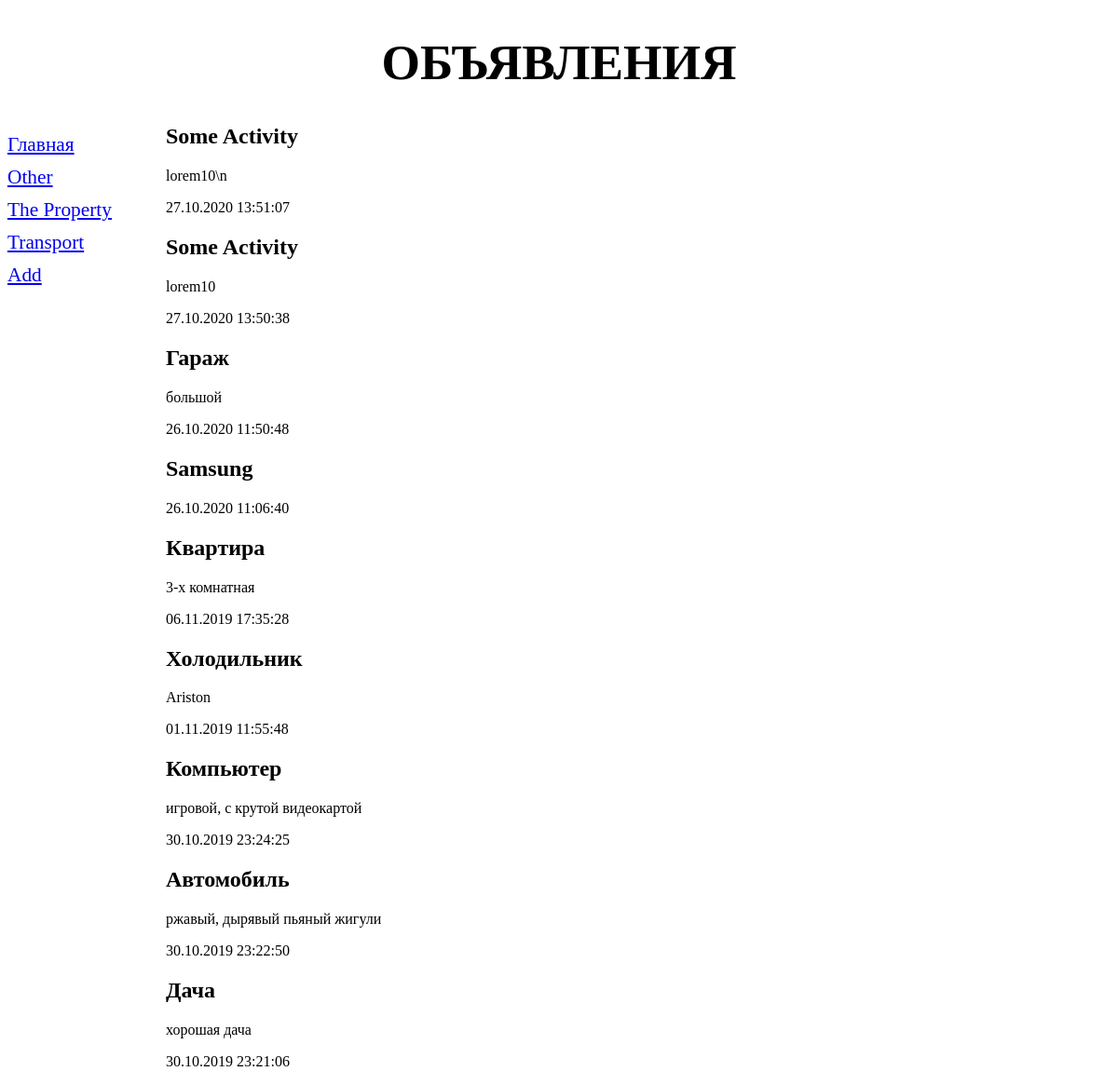
/bboard/, run on the app's committed database.
### bboard/models.py (models this page shows, shortened)
class Rubric(models.Model): # модель рубрики
    name = models.CharField(max_length=20, db_index=True, verbose_name = 'Name')
    class Meta:
        verbose_name_plural = 'Rubrics'
        verbose_name = 'Rubric'
        ordering = ['name']

class Bb(models.Model):
    title = models.CharField(max_length=50, verbose_name='Title')
    content = models.TextField(null=True, blank=True, verbose_name='Discribtion')
    price = models.FloatField(null=True, blank=True, verbose_name='Price')
    published = models.DateTimeField(auto_now_add=True, db_index=True, verbose_name='Published')
    rubric = models.ForeignKey('Rubric', null=True,     # поле внешнего
    on_delete=models.PROTECT, verbose_name='Rubric')    # ключа
    class Meta:
        verbose_name_plural = 'Callboards'  # во множественном числе
        verbose_name = 'Callboard'          # в единственном числе
        ordering = ['-published']   # сортировка записей:

### bboard/views.py (the view)
# urls.py: path('', index, name='index'),
def index(request): # контроллер-функция
    bbs = Bb.objects.order_by('-published')
    rubrics = Rubric.objects.all()
    context = {'bbs': bbs, 'rubrics': rubrics}
    return render(request, 'bboard/index.html', context)

### bboard/templates/bboard/index.html
{% extends "layout/basic.html" %}
{% block content %}
{% for bb in bbs %}
<div class="boards">
    <h2>{{ bb.title }}</h2>
    <p>{{ bb.content }}</p>
    <p>{{ bb.published|date:"d.m.Y H:i:s" }}</p>
</div>
{% endfor %}
{% endblock %}

### bboard/templates/layout/basic.html (shortened to what this page needs)
{% load static %}
<!DOCTYPE html>
<html lang="en">
<head>
    <link rel="stylesheet" type="text/css" href="{% static 'bboard/style.css' %}">
</head>
<body>
    <header>
        <h1>Объявления</h1>
    </header>
    <nav>
        <a href="{% url 'index' %}">Главная</a>
        {% for rubric in rubrics %}
        <a href="{% url 'by_rubric' rubric.pk %}">{{ rubric.name }}</a>
        {% endfor %}
        <a href="{% url 'add' %}">Add</a>
    </nav>
    <section>
        {% block content %}
        {% endblock %}
    </section>
</body>
</html>

### bboard/static/bboard/style.css (style rules this page uses)
header h1 { font-size: 40pt; text-transform: uppercase; text-align: center; background: url('bg.jpg') left / auto 100% no-repeat; }
nav { font-size: 16pt; width: 150px; float: left; }
nav a { display: block; margin: 10px 0px; }
section { margin-left: 170px; }

### data on the page
Rubric: name "Other"
Rubric: name "The Property"
Rubric: name "Transport"
Bb: title "Some Activity", content "lorem10\\n", published "27.10.2020 13:51:07"
Bb: title "Some Activity", content "lorem10", published "27.10.2020 13:50:38"
Bb: title "Гараж", content "большой", published "26.10.2020 11:50:48"
Bb: title "Samsung", published "26.10.2020 11:06:40"
Bb: title "Квартира", content "3-х комнатная", published "06.11.2019 17:35:28"
Bb: title "Холодильник", content "Ariston", published "01.11.2019 11:55:48"
Bb: title "Компьютер", content "игровой, с крутой видеокартой", published "30.10.2019 23:24:25"
Bb: title "Автомобиль", content "ржавый, дырявый пьяный жигули", published "30.10.2019 23:22:50"
Bb: title "Дача", content "хорошая дача", published "30.10.2019 23:21:06"
